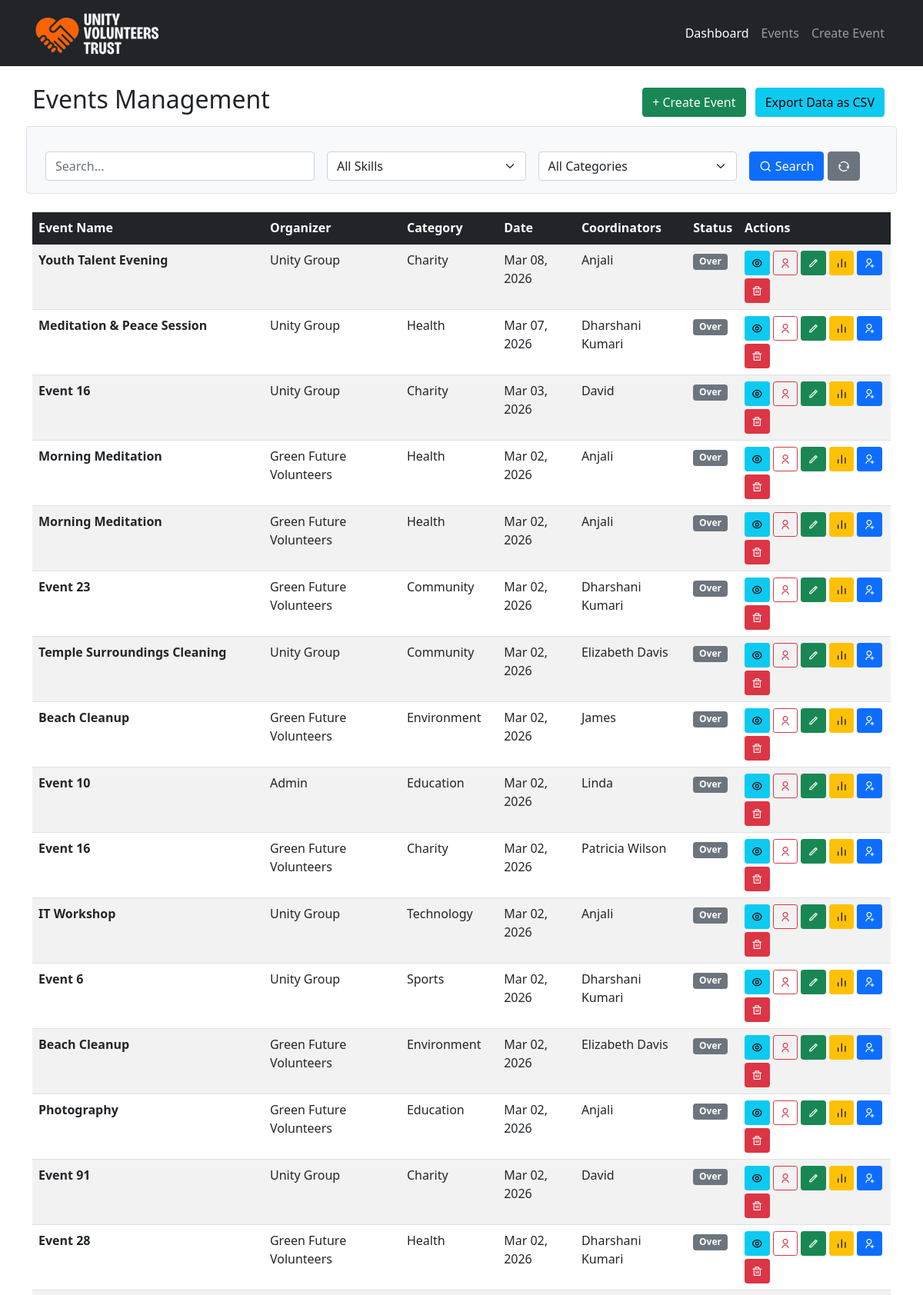
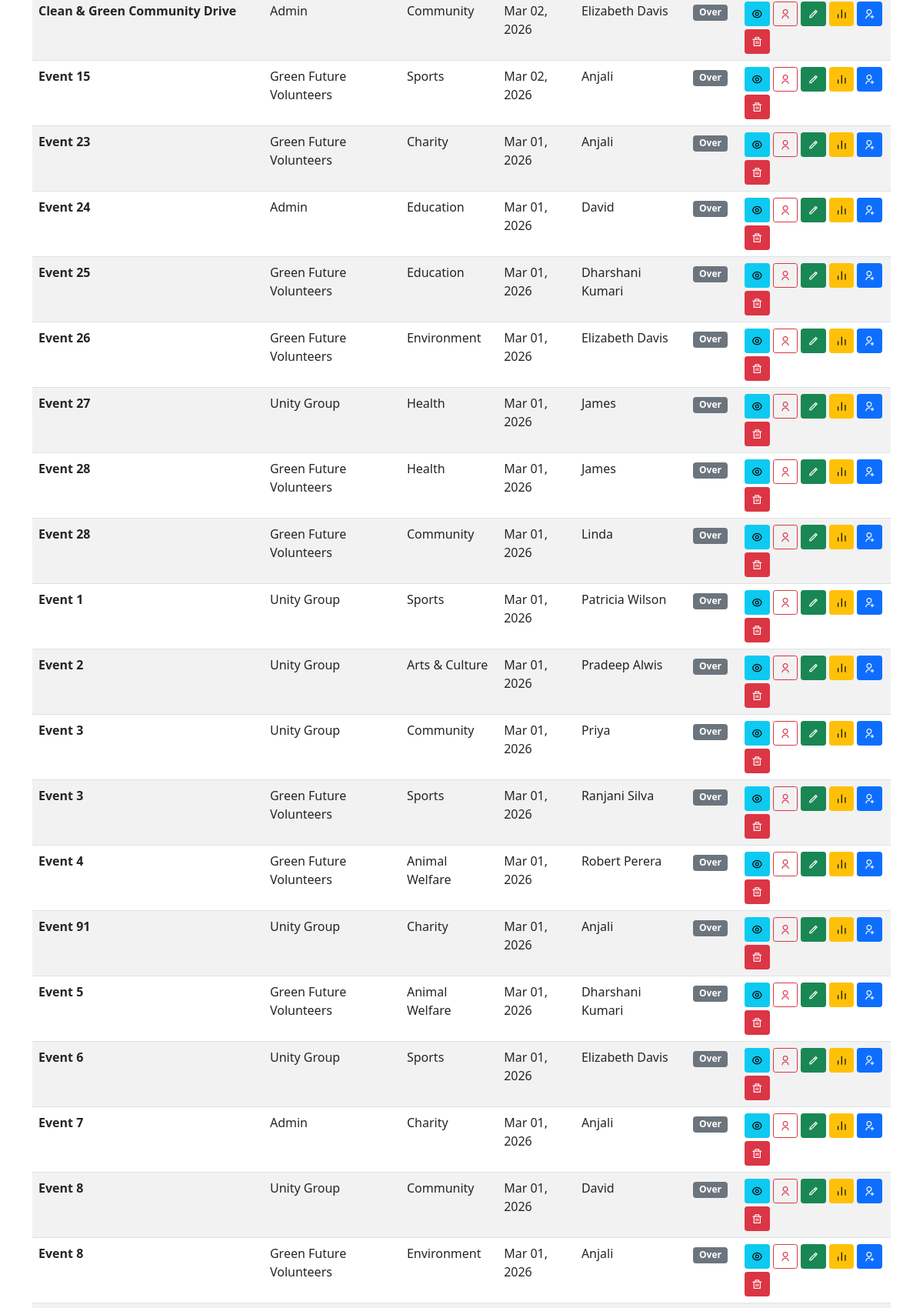
Page /presentation/events.php (signed in, upper part) on the committed database (2 pictures, top to bottom).
### tables this page shows
CREATE TABLE IF NOT EXISTS `events` (
  `eventId` int NOT NULL AUTO_INCREMENT,
  `eventName` varchar(200) NOT NULL,
  `eventDescription` text,
  `category` varchar(100) DEFAULT NULL,
  `location` varchar(150) DEFAULT NULL,
  `googleMapLink` varchar(255) DEFAULT NULL,
  `startDate` date NOT NULL,
  `endDate` date NOT NULL,
  `startTime` time DEFAULT NULL,
  `endTime` time DEFAULT NULL,
  `maxVolunteers` int DEFAULT '0',
  `requiredSkillId` int DEFAULT NULL,
  `eventImage` varchar(255) DEFAULT NULL,
  `createdBy` int NOT NULL,
  `createdAt` timestamp NULL DEFAULT CURRENT_TIMESTAMP,
  `status` enum('Active','Cancelled') DEFAULT 'Active',
  PRIMARY KEY (`eventId`),
  KEY `idx_requiredSkillId` (`requiredSkillId`),
  KEY `idx_createdBy` (`createdBy`),
  KEY `idx_dates` (`startDate`,`endDate`),
  KEY `idx_status` (`status`)
);

CREATE TABLE IF NOT EXISTS `users` (
  `userId` int NOT NULL AUTO_INCREMENT,
  `name` varchar(100) NOT NULL,
  `email` varchar(100) NOT NULL,
  `password` varchar(255) NOT NULL,
  `telephoneNo` varchar(20) DEFAULT NULL,
  `location` varchar(100) DEFAULT NULL,
  `gender` enum('Male','Female','Other','Prefer not to say') NOT NULL,
  `role` enum('Volunteer','Admin','Coordinator','Organizer','Volunteer+Organizer') DEFAULT 'Volunteer',
  PRIMARY KEY (`userId`),
  UNIQUE KEY `email` (`email`)
);

### data_access/eventData.php (called while the page is built, shortened)
<?php
require_once 'db.php';
class eventData {
    public function getAllEvents($filters = []) {
        global $conn;
        $sql = "SELECT e.*, s.skillName,
                GROUP_CONCAT(DISTINCT u.name SEPARATOR ', ') as coordinators,
                GROUP_CONCAT(DISTINCT ec.coordinatorId) as coordinatorIds,
                organizer.name as organizerName,
                organizer.userId as organizerId
                FROM events e
                LEFT JOIN skills s ON e.requiredSkillId = s.skillId
                LEFT JOIN event_coordinators ec ON e.eventId = ec.eventId
                LEFT JOIN users u ON ec.coordinatorId = u.userId
                LEFT JOIN users organizer ON e.createdBy = organizer.userId
                WHERE 1=1";
        $sql .= " GROUP BY e.eventId ORDER BY e.startDate DESC";
        $stmt = $conn->prepare($sql);
        $stmt->execute();
        return $stmt->get_result()->fetch_all(MYSQLI_ASSOC);
    }
    public function getEventById($eventId) {
        global $conn;
        $sql = "SELECT e.*, s.skillName,
                GROUP_CONCAT(ec.coordinatorId) as coordinatorIds,
                organizer.name as organizerName,
                organizer.userId as organizerId,
                organizer.email as organizerEmail
                FROM events e
                LEFT JOIN skills s ON e.requiredSkillId = s.skillId
                LEFT JOIN event_coordinators ec ON e.eventId = ec.eventId
                LEFT JOIN users organizer ON e.createdBy = organizer.userId
                WHERE e.eventId = ?
                GROUP BY e.eventId";
        $stmt = $conn->prepare($sql);
        $stmt->bind_param("i", $eventId);
        $stmt->execute();
        return $stmt->get_result()->fetch_assoc();
    }
    public function getUserRole($userId) {
        global $conn;
        $sql = "SELECT role FROM users WHERE userId = ?";
        $stmt = $conn->prepare($sql);
        $stmt->bind_param("i", $userId);
        $stmt->execute();
        $result = $stmt->get_result()->fetch_assoc();
        return $result ? $result['role'] : null;
    }
    public function canUserEditEvent($eventId, $userId) {
        $event = $this->getEventById($eventId);
        $userRole = $this->getUserRole($userId);
        return $userRole == 'Admin' || $event['createdBy'] == $userId;
    }
    public function canUserCancelEvent($eventId, $userId) {
        $event = $this->getEventById($eventId);
        $userRole = $this->getUserRole($userId);
        return $userRole == 'Admin' || ($userRole == 'Organizer' && $event['createdBy'] == $userId);
    }
}
?>

### business_logic/eventLogic.php (called while the page is built, shortened)
<?php
require_once '../data_access/eventData.php';
class eventLogic {
    public function isEventOver($event) {
        $endTime = !empty($event['endTime']) ? $event['endTime'] : '23:59:59';
        $eventDateTime = $event['endDate'] . ' ' . $endTime;
        return strtotime($eventDateTime) < time();
    }
}
?>

### presentation/events.php (the view, shortened to what this page needs)
<?php
require_once '../business_logic/eventLogic.php';
$userId = $_SESSION['userId'];
$eventData = new EventData();
$eventLogic = new EventLogic();
$userRole = $_SESSION['role'] ?? $eventData->getUserRole($userId);
$action = $_GET['action'] ?? '';
$filters = [
    'search' => $_GET['search'] ?? '',
    'skillId' => $_GET['skillId'] ?? '',
    'category' => $_GET['category'] ?? ''
];
$events = $eventData->getAllEvents($filters);
$cancelEvent = null;
$coordinatorEvents = [];
?>
<!DOCTYPE html>
<html lang="en">
<head>
    <link href="https://cdn.jsdelivr.net/npm/bootstrap@5.1.3/dist/css/bootstrap.min.css" rel="stylesheet">
    <link href="https://cdn.jsdelivr.net/npm/remixicon/fonts/remixicon.css" rel="stylesheet">
</head>
<body>
<nav class="navbar navbar-expand-lg navbar-dark bg-dark">
    <div class="container">
        <a class="navbar-brand" href="#">
            <img src="../assets/images/logo.png" alt="Logo" class="logo-img">
        </a>
        <div class="collapse navbar-collapse" id="navbarContent">
            <div class="navbar-nav ms-auto">
                <?php if ($userRole === 'Admin'): ?>
                    <a class="nav-link active" href="admin_dashboard.php">Dashboard</a>
                <?php endif; ?>
                <a class="nav-link" href="events.php">Events</a>
                <?php if (in_array($userRole, ['Admin', 'Organizer'])): ?>
                    <a class="nav-link" href="events.php?action=create">Create Event</a>
                <?php endif; ?>
            </div>
        </div>
    </div>
</nav>
    <div class="container mt-4">
        <?php if (isset($_GET['dashboard']) && $userRole === 'Coordinator'): ?>
            <h2>My Assigned Events</h2>
            <div class="row">
                <?php foreach ($coordinatorEvents as $event): ?>
                    <div class="col-md-6 mb-4">
                        <div class="card h-100">
                            <?php if ($event['eventImage']): ?>
                                <img src="../<?php echo htmlspecialchars($event['eventImage']); ?>" class="card-img-top">
                            <?php endif; ?>
                            <div class="card-body">
                                <?php if ($event['status'] == 'Cancelled'): ?>
                                    <span class="badge badge-cancelled">Cancelled</span>
                                <?php elseif ($eventLogic->isEventOver($event)): ?>
                                    <span class="badge bg-secondary">Over</span>
                                <?php else: ?>
                                    <span class="badge bg-success">Upcoming</span>
                                <?php endif; ?>
                                <h5 class="card-title"><?php echo htmlspecialchars($event['eventName']); ?></h5>
                                <p class="card-text"><?php echo htmlspecialchars(substr($event['eventDescription'], 0, 100)); ?>...</p>
                                <p><strong>Organizer:</strong> <?php echo htmlspecialchars($event['organizerName']); ?></p>
                                <p><strong>Date:</strong> <?php echo date('M d, Y', strtotime($event['startDate'])); ?></p>
                                <p><strong>Time:</strong> <?php echo date('h:i A', strtotime($event['startTime'])); ?></p>
                                <p><strong>Location:</strong> <?php echo htmlspecialchars($event['location']); ?></p>
                                <a href="view_event.php?id=<?php echo $event['eventId']; ?>" class="btn btn-primary">View Details</a>
                            </div>
                        </div>
                    </div>
                <?php endforeach; ?>
            </div>
        <?php else: ?>
            <div class="d-flex justify-content-between align-items-center mb-4">
                <h2>Events Management
                </h2>
                <div>
                    <?php if (in_array($userRole, ['Admin', 'Organizer'])): ?>
                        <a href="events.php?action=create" class="btn btn-success me-2">+ Create Event</a>
                    <?php endif; ?>
                    <?php if (in_array($userRole, ['Admin', 'Organizer'])): ?>
                        <a href="export_csv.php?type=events_filtered" class="btn btn-info me-2" onclick="showCsvLoading(this)">Export Data as CSV</a>
                    <?php endif; ?>
                </div>
            </div>
            <form method="GET" class="row g-3 mb-4 p-3 border rounded bg-light">
                <div class="col-md-4">
                    <input type="text" name="search" class="form-control" placeholder="Search..."
                           value="<?php echo htmlspecialchars($filters['search']); ?>">
                </div>
                <div class="col-md-3">
                    <select name="skillId" class="form-select">
                        <option value="">All Skills</option>
                    </select>
                </div>
                <div class="col-md-3">
                    <select name="category" class="form-select">
                        <option value="">All Categories</option>
                    </select>
                </div>
                <div class="col-md-2">
                    <button type="submit" class="btn btn-primary"><i class="ri-search-line"></i> Search</button>
                    <a href="events.php" class="btn btn-secondary"><i class="ri-refresh-line"></i></a>
                </div>
            </form>
            <div class="table-responsive">
                <table class="table table-striped table-hover">
                    <thead class="table-dark">
                        <tr>
                            <th>Event Name</th>
                            <th>Organizer</th>
                            <th>Category</th>
                            <th>Date</th>
                            <th>Coordinators</th>
                            <th>Status</th>
                            <th>Actions</th>
                        </tr>
                    </thead>
                    <tbody>
                        <?php foreach ($events as $event): ?>
                        <tr>
                            <td><strong><?php echo htmlspecialchars($event['eventName']); ?></strong></td>
                            <td><?php echo htmlspecialchars($event['organizerName'] ?? 'Unknown'); ?></td>
                            <td><?php echo htmlspecialchars($event['category'] ?? 'N/A'); ?></td>
                            <td><?php echo date('M d, Y', strtotime($event['startDate'])); ?></td>
                            <td>
                                <?php if (!empty($event['coordinators'])): ?>
                                    <?php echo htmlspecialchars($event['coordinators']); ?>
                                <?php else: ?>
                                    <span class="text-danger">Not Assigned</span>
                                <?php endif; ?>
                            </td>
                            <td>
                                <?php if ($event['status'] == 'Cancelled'): ?>
                                    <span class="badge badge-cancelled">Cancelled</span>
                                <?php elseif ($eventLogic->isEventOver($event)): ?>
                                    <span class="badge bg-secondary">Over</span>
                                <?php else: ?>
                                    <span class="badge bg-success">Active</span>
                                <?php endif; ?>
                            </td>
                            <td>
                                <div class="d-flex gap-1 flex-wrap">
                                    <a href="view_event.php?id=<?php echo $event['eventId']; ?>"
                                       class="btn btn-sm btn-info"><i class="ri-eye-line"></i></a>
                                    <a href="view_volunteers.php?eventId=<?php echo $event['eventId']; ?>"
                                       class="btn btn-sm btn-outline-danger"><i class="ri-user-line"></i></a>
                                    <?php if ($eventData->canUserEditEvent($event['eventId'], $userId) && $event['status'] != 'Cancelled'): ?>
                                        <a href="events.php?action=edit&id=<?php echo $event['eventId']; ?>"
                                           class="btn btn-sm btn-success"><i class="ri-pencil-line"></i></a>
                                    <?php endif; ?>
                                    <?php if ($eventData->canUserCancelEvent($event['eventId'], $userId) && $event['status'] != 'Cancelled' && !$eventLogic->isEventOver($event)): ?>
                                        <a href="events.php?action=cancel&id=<?php echo $event['eventId']; ?>"
                                           class="btn btn-sm btn-warning"><i class="ri-close-line"></i></a>
                                    <?php endif; ?>
<a href="events.php?action=predict&id=<?php echo $event['eventId']; ?>"
   class="btn btn-sm btn-warning">
   <i class="ri-bar-chart-line"></i>
</a>
                                    <?php if ($userRole === 'Admin'): ?>
                                        <a href="events.php?action=assign&id=<?php echo $event['eventId']; ?>"
                                           class="btn btn-sm btn-primary"><i class="ri-user-add-line"></i></a>
                                        <form method="POST" style="display:inline;">
                                            <button type="submit" class="btn btn-sm btn-danger"
                                                    onclick="return confirm('Delete permanently?')">
                                                <i class="ri-delete-bin-line"></i>
                                            </button>
                                        </form>
                                    <?php endif; ?>
                                </div>
                            </td>
                        </tr>
                        <?php endforeach; ?>
                    </tbody>
                </table>
            </div>
        <?php endif; ?>
    </div>
</body>
</html>

### presentation/events.php (style rules this page uses)
.logo-img { height: 60px; width: auto; margin-right: 10px; vertical-align: middle; }

### rows in the picture
events: eventName "Youth Talent Evening", users.name "Unity Group", category "Charity", startDate "Mar 08, 2026", coordinators "Anjali", status "Over"
events: eventName "Meditation & Peace Session", users.name "Unity Group", category "Health", startDate "Mar 07, 2026", coordinators "Dharshani Kumari", status "Over"
events: eventName "Event 16", users.name "Unity Group", category "Charity", startDate "Mar 03, 2026", coordinators "David", status "Over"
events: eventName "Morning Meditation", users.name "Green Future Volunteers", category "Health", startDate "Mar 02, 2026", coordinators "Anjali", status "Over"
events: eventName "Morning Meditation", users.name "Green Future Volunteers", category "Health", startDate "Mar 02, 2026", coordinators "Anjali", status "Over"
events: eventName "Event 23", users.name "Green Future Volunteers", category "Community", startDate "Mar 02, 2026", coordinators "Dharshani Kumari", status "Over"
events: eventName "Temple Surroundings Cleaning", users.name "Unity Group", category "Community", startDate "Mar 02, 2026", coordinators "Elizabeth Davis", status "Over"
events: eventName "Beach Cleanup", users.name "Green Future Volunteers", category "Environment", startDate "Mar 02, 2026", coordinators "James", status "Over"
events: eventName "Event 10", users.name "Admin", category "Education", startDate "Mar 02, 2026", coordinators "Linda", status "Over"
events: eventName "Event 16", users.name "Green Future Volunteers", category "Charity", startDate "Mar 02, 2026", coordinators "Patricia Wilson", status "Over"
events: eventName "IT Workshop", users.name "Unity Group", category "Technology", startDate "Mar 02, 2026", coordinators "Anjali", status "Over"
events: eventName "Event 6", users.name "Unity Group", category "Sports", startDate "Mar 02, 2026", coordinators "Dharshani Kumari", status "Over"
events: eventName "Beach Cleanup", users.name "Green Future Volunteers", category "Environment", startDate "Mar 02, 2026", coordinators "Elizabeth Davis", status "Over"
events: eventName "Photography", users.name "Green Future Volunteers", category "Education", startDate "Mar 02, 2026", coordinators "Anjali", status "Over"
events: eventName "Event 91", users.name "Unity Group", category "Charity", startDate "Mar 02, 2026", coordinators "David", status "Over"
events: eventName "Event 28", users.name "Green Future Volunteers", category "Health", startDate "Mar 02, 2026", coordinators "Dharshani Kumari", status "Over"
events: eventName "Clean & Green Community Drive", users.name "Admin", category "Community", startDate "Mar 02, 2026", coordinators "Elizabeth Davis", status "Over"
events: eventName "Event 15", users.name "Green Future Volunteers", category "Sports", startDate "Mar 02, 2026", coordinators "Anjali", status "Over"
events: eventName "Event 23", users.name "Green Future Volunteers", category "Charity", startDate "Mar 01, 2026", coordinators "Anjali", status "Over"
events: eventName "Event 24", users.name "Admin", category "Education", startDate "Mar 01, 2026", coordinators "David", status "Over"
events: eventName "Event 25", users.name "Green Future Volunteers", category "Education", startDate "Mar 01, 2026", coordinators "Dharshani Kumari", status "Over"
events: eventName "Event 26", users.name "Green Future Volunteers", category "Environment", startDate "Mar 01, 2026", coordinators "Elizabeth Davis", status "Over"
events: eventName "Event 27", users.name "Unity Group", category "Health", startDate "Mar 01, 2026", coordinators "James", status "Over"
events: eventName "Event 28", users.name "Green Future Volunteers", category "Health", startDate "Mar 01, 2026", coordinators "James", status "Over"
events: eventName "Event 28", users.name "Green Future Volunteers", category "Community", startDate "Mar 01, 2026", coordinators "Linda", status "Over"
events: eventName "Event 1", users.name "Unity Group", category "Sports", startDate "Mar 01, 2026", coordinators "Patricia Wilson", status "Over"
events: eventName "Event 2", users.name "Unity Group", category "Arts & Culture", startDate "Mar 01, 2026", coordinators "Pradeep Alwis", status "Over"
events: eventName "Event 3", users.name "Unity Group", category "Community", startDate "Mar 01, 2026", coordinators "Priya", status "Over"
events: eventName "Event 3", users.name "Green Future Volunteers", category "Sports", startDate "Mar 01, 2026", coordinators "Ranjani Silva", status "Over"
events: eventName "Event 4", users.name "Green Future Volunteers", category "Animal Welfare", startDate "Mar 01, 2026", coordinators "Robert Perera", status "Over"
events: eventName "Event 91", users.name "Unity Group", category "Charity", startDate "Mar 01, 2026", coordinators "Anjali", status "Over"
events: eventName "Event 5", users.name "Green Future Volunteers", category "Animal Welfare", startDate "Mar 01, 2026", coordinators "Dharshani Kumari", status "Over"
events: eventName "Event 6", users.name "Unity Group", category "Sports", startDate "Mar 01, 2026", coordinators "Elizabeth Davis", status "Over"
events: eventName "Event 7", users.name "Admin", category "Charity", startDate "Mar 01, 2026", coordinators "Anjali", status "Over"
events: eventName "Event 8", users.name "Unity Group", category "Community", startDate "Mar 01, 2026", coordinators "David", status "Over"
events: eventName "Event 8", users.name "Green Future Volunteers", category "Environment", startDate "Mar 01, 2026", coordinators "Anjali", status "Over"
